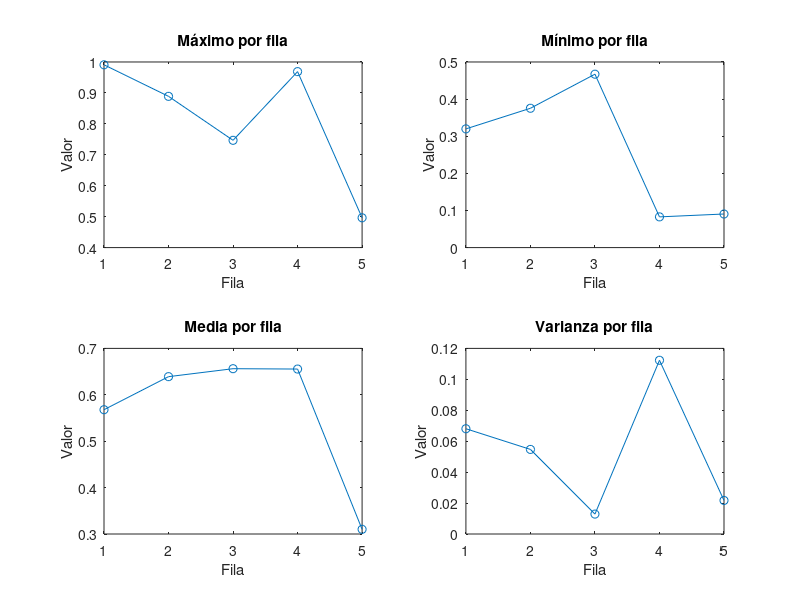

Write the MATLAB code that produced this figure. (Note: this script raises an error after producing the figure.)
clearvars
% Matrices y vectores. 
% Realice un script de Matlab que permita desarrollar una serie de operaciones con una matriz: 
 
% 1. El script ha de generar una matriz, cuadrada y aleatoria de tamaño indicado por el usuario. En la línea de 
% comandos se ha de visualizar el mensaje: "Indique el tamaño de la matriz". 

tam = input('Indique el tamaño de la matriz: ');
matriz_aleatoria = rand(tam); % Generar la matriz cuadrada y aleatoria 

%2. A partir de la matriz construida, el script deberá calcular y presentar por pantalla los siguientes datos:

% a) Matriz generada. 
disp('La matriz generada es:'); % mostrar matriz generada
disp(matriz_aleatoria); 

% b) Una segunda matriz formada por las columnas impares de la matriz inicial 
num_columnas = size(matriz_aleatoria, 2);  % devuelve el número de columnas
matriz_impares = matriz_aleatoria(:, 1:2:num_columnas);
disp('La matriz formada por las columnas impares es:');
disp(matriz_impares);

% c) El valor de los elementos de la diagonal de la matriz generada. 
elementos_diagonal = diag(matriz_aleatoria); % coge los elementos de la diagonal de la matriz
disp('Los elementos de la diagonal de la matriz son:');
disp(elementos_diagonal);

% d) Valor máximo, mínimo, medio y varianza de cada fila. Estos valores se han de representar gráficamente, indicando en el eje de abscisas el número de fila  
% Inicializar un vector pre-asignando el tamaño
maximos = zeros(1, size(matriz_aleatoria, 1)); % Vector fila de tamaño 1 x número de filas de la matriz generada 
minimos = zeros (1, size(matriz_aleatoria,1)); % minimos = [0 0 0] si el tam = 3
medias = zeros(1, size(matriz_aleatoria, 1));
varianzas = zeros(1,size(matriz_aleatoria,1));

for i = 1:size(matriz_aleatoria, 1) %bucle iterando por todas las filas de la matriz 
    fila = matriz_aleatoria(i, :); % selecciona en cada iteración la fila completa a ser evaluada
    maximos(i) = max(fila);  % asigna el valor máximo de la fila i al elemento i del vector
    minimos(i) = min(fila);
    medias(i) = mean(fila);
    varianzas(i) = var(fila);
end

disp('Máximos:');
disp(maximos);
disp('Mínimos:');
disp(minimos);
disp('Medias:');
disp(medias);
disp('Varianzas:');
disp(varianzas);

%subplot(filas, columnas, número_de_subgráfico)
subplot(2, 2, 1); % dividir ventana en una cuadrícula de 2 filas y 2 columnas = 4 subgráficos y en el primer subgráfico
plot(maximos, 'o-');
title('Máximo por fila');
xlabel('Fila');
ylabel('Valor');

subplot(2, 2, 2); % Subplot 2: min
plot(minimos, 'o-');
title('Mínimo por fila');
xlabel('Fila');
ylabel('Valor');

subplot(2, 2, 3); % Subplot 3: media
plot(medias, 'o-');
title('Media por fila');
xlabel('Fila');
ylabel('Valor');

subplot(2, 2, 4); % Subplot 4: varianza
plot(varianzas, 'o-');
title('Varianza por fila');
xlabel('Fila');
ylabel('Valor');

sgtitle('Análisis por Fila de la Matriz Cuadrada');